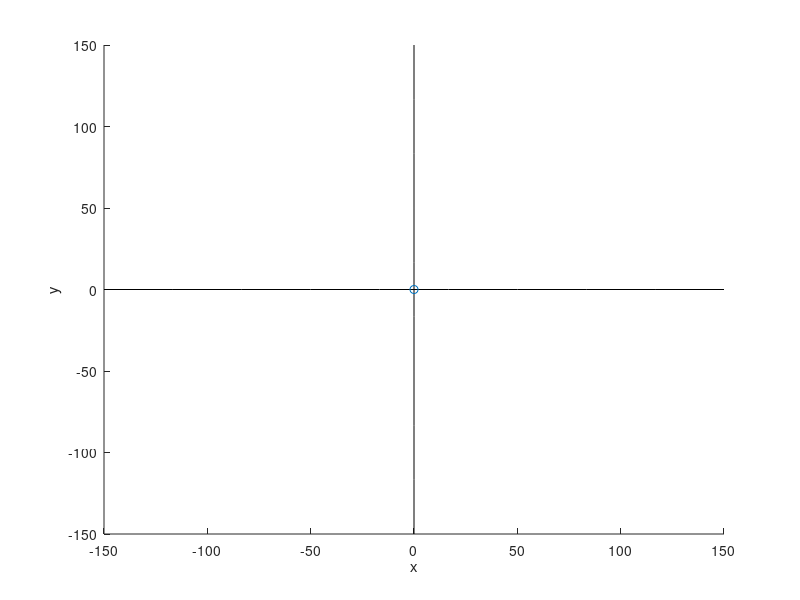

MATLAB code for this plot: (Note: this script raises an error after producing the figure.)
% ASEN 2003 Lab 1 - Roller Coaster Dynamics

% Housekeeping
clc
clear
close all

% Constants
g = 9.81; % m/s^2
h_i = 125; % Initial height (m)
prec = 50; % Precision (number of elements in each vector used for calculations)


%% Parameterization of vertical drop (component 1)
% Cart drops from rest and experiences freefall
h_d = 50; % Total height of drop

% Calculate time required to drop h_d meters in freefall
time_total_comp1 = sqrt(2*(h_d)/g);

% Allocate vector for the time period where the cart is in component 1
t_1 = linspace(0, time_total_comp1, prec);

% Parameterization of vertical drop
x_1 = zeros(1,prec);
y_1 = zeros(1,prec);
z_1 = h_i - 0.5*g*(t_1).^2;


% Parameterization of circular valley (component 2)
% r = 100; % Radius of circle
% t_2 = linspace(0, (3*pi)/4, 100);
% x_2 = -r.*cos(t);
% y_2 = zeros(1,100);
% z_2 = 125 -r.*sin(t);


% Plot circular valley and axes
hold on
plot3(zeros(1,10),linspace(-150,150,10),zeros(1,10), 'Color', 'Black')
plot3(linspace(-150,150,10),zeros(1,10),zeros(1,10), 'Color', 'Black')
% plot3(zeros(1,10),zeros(1,10),linspace(-150,150,10), 'Color', 'Black')
scatter3(x_1,y_1,z_1)
% plot3(x_2,y_2,z_2)




xlabel('x') 
ylabel('y')
zlabel('z')
xlim([-150 150])
ylim([-150 150])
zlim([-150 150])

% Settings to avoid annoying zoom in effect
camproj('perspective')
set(gca,'CameraViewAngle', 9.5)
set(gca,'CameraViewAngleMode','Manual')
set(groot,'defaultfigureposition',[400 250 900 750])


